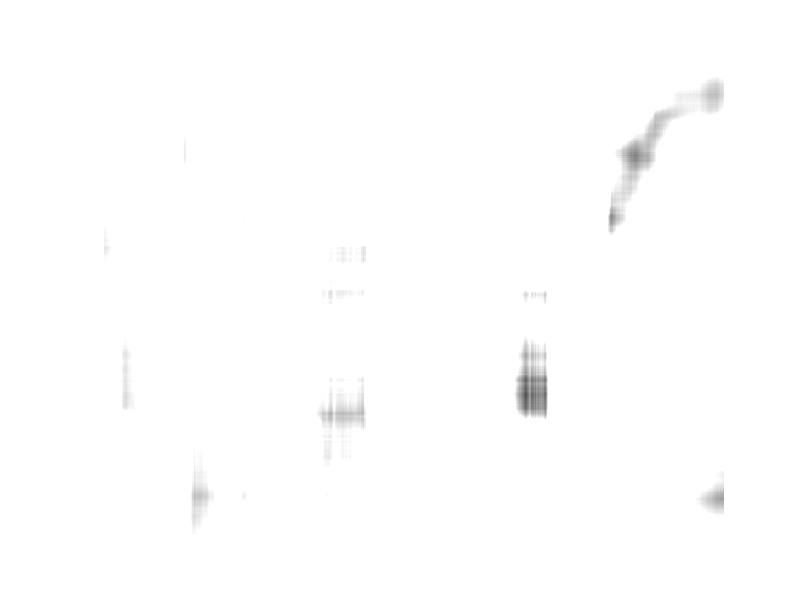
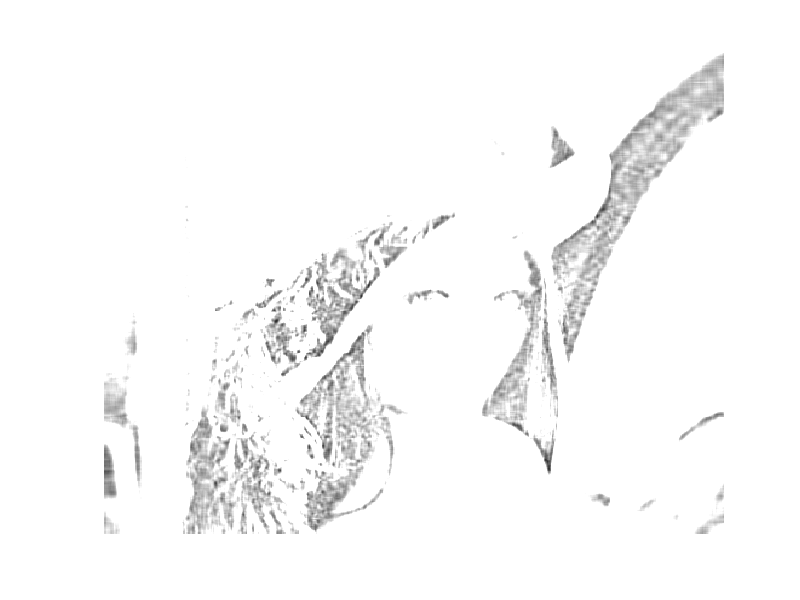
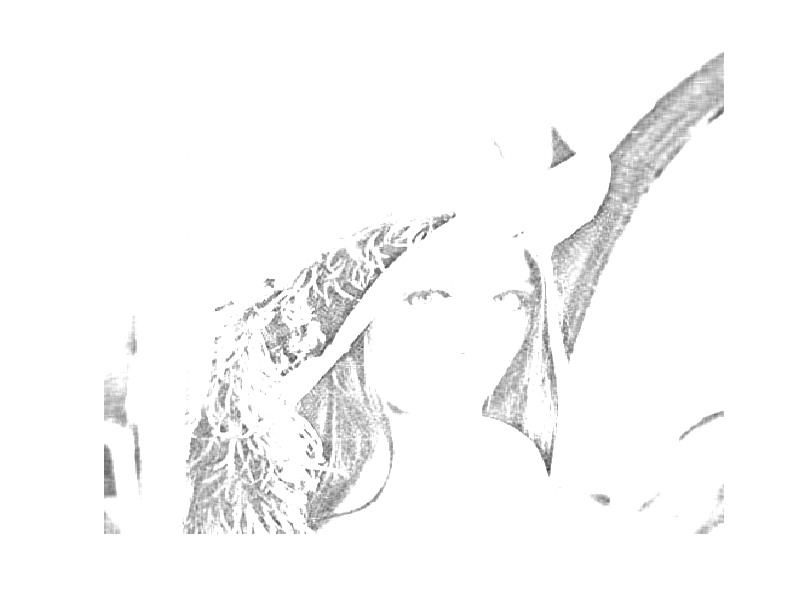

Reproduce these figures in MATLAB, in order.
% load clown;
% A = ind2gray(X, map);
% [mz,nz] = size(A);
% figure
% imshow(A);
% mag = 2;
% truesize(1, [mz*mag, nz*mag]);
clc
clear
clf
format long

% (a) Plot the normalized singular values of A on a logarithmic scale.
load LenaImage.mat;
imshow(A)
image(A)
axis off
[U,S,V] = svd(A,0);
D = diag(S);
% semilogy is the same as PLOT(...), except logarithmic (base 10) scale is used for the Y-axis.
% plot(log1p(D(1:508,:)), 'r')
% plot(log2(D(1:508,:)), 'r')
% plot(log10(D(1:508,:)), 'r')
semilogy(D(1:512,:)/D(1),'r.')
hold on;
title('Normalized Singular Values of LenaImage')


sv = svd(A, 0);
nv = sv / sv(1);


% Source 
% https://www.mathworks.com/help/matlab/ref/svds.html

% (b) Compute the optimal approximants in the 2-norm having a relative error
%     less than 10^-1; 10^-2; and 5 * 10^-3. (Let Ak denote the optimal approximant.
%     Then the relative error, norm(A-Ak,2) / norm(A, 2) must be smaller than 
%     the specified error value for each case.) What are the corresponding error values?

c1 =0;
c2 =0;
c3 =0;
% Running the whole rank isn't necessary since we are give the min rel.err
% of 5*10^-3
 for k = 1:100
       
     Ak = U(:,1:k)*S(1:k,1:k)*V(:,1:k)';
     relErr = norm(A-Ak,2)/ norm(A,2);
     if (relErr < 1e-1)
         semilogy(D(k:508,:),'b')
         hold on
         c1 =c1+1;

     end
     if (relErr < 1e-2)
         semilogy(D(k:508,:),'g')
         hold on
%          figure;
%          imshow(Ak)
%          image(Ak)
%          axis off 
         c2 =c2+1;
         
     end

      if (relErr < (5*10^-3))
          semilogy(D(k:508,:),'y')
%           figure;
%           imshow(Ak)
%           image(Ak)
%           axis off 
          c3=c3+1;
      end
 end
 clf
 c1= (k-c1) +1;
 c2= (k-c2) +1;
 c3= (k-c3) +1;
 figure;
 Ak = U(:,1:c1)*S(1:c1,1:c1)*V(:,1:c1)';
 relErr1 = norm(A-Ak,2)/ norm(A,2);
 imshow(Ak)
 image(Ak)
 axis off     
 
 figure;
 Ak = U(:,1:c2)*S(1:c2,1:c2)*V(:,1:c2)';
 relErr2 = norm(A-Ak,2)/ norm(A,2);
 imshow(Ak)
 image(Ak)
 axis off 
 
 figure;
 Ak = U(:,1:c3)*S(1:c3,1:c3)*V(:,1:c3)';
 relErr3 = norm(A-Ak,2)/ norm(A,2);
 imshow(Ak)
 image(Ak)
 axis off
 
k=4;

Ak = U(:,1:k)*S(1:k,1:k)*V(:,1:k)';
c4 = norm(A-Ak,2)/ norm(A,2);
